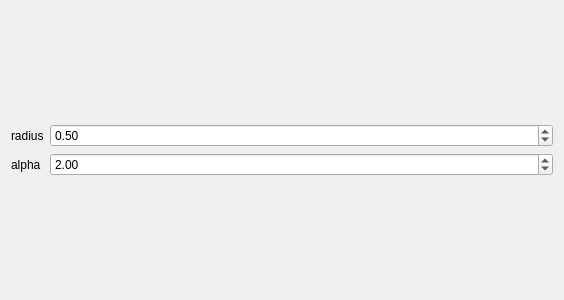
<?xml version="1.0" encoding="UTF-8"?>
<ui version="4.0">
 <class>GaussianWidget</class>
 <widget class="QWidget" name="GaussianWidget">
  <property name="geometry">
   <rect>
    <x>0</x>
    <y>0</y>
    <width>564</width>
    <height>300</height>
   </rect>
  </property>
  <property name="windowTitle">
   <string>GaussianWidget</string>
  </property>
  <layout class="QVBoxLayout" name="verticalLayout">
   <item>
    <layout class="QFormLayout" name="formLayout">
     <property name="formAlignment">
      <set>Qt::AlignLeading|Qt::AlignLeft|Qt::AlignVCenter</set>
     </property>
     <item row="0" column="0">
      <widget class="QLabel" name="label">
       <property name="text">
        <string>radius</string>
       </property>
      </widget>
     </item>
     <item row="0" column="1">
      <widget class="QDoubleSpinBox" name="radiusSpinBox">
       <property name="sizePolicy">
        <sizepolicy hsizetype="Expanding" vsizetype="Fixed">
         <horstretch>0</horstretch>
         <verstretch>0</verstretch>
        </sizepolicy>
       </property>
       <property name="value">
        <double>0.500000000000000</double>
       </property>
      </widget>
     </item>
     <item row="1" column="0">
      <widget class="QLabel" name="label_2">
       <property name="text">
        <string>alpha</string>
       </property>
      </widget>
     </item>
     <item row="1" column="1">
      <widget class="QDoubleSpinBox" name="alphaSpinBox">
       <property name="sizePolicy">
        <sizepolicy hsizetype="Expanding" vsizetype="Fixed">
         <horstretch>0</horstretch>
         <verstretch>0</verstretch>
        </sizepolicy>
       </property>
       <property name="value">
        <double>2.000000000000000</double>
       </property>
      </widget>
     </item>
    </layout>
   </item>
  </layout>
 </widget>
 <resources/>
 <connections/>
</ui>
